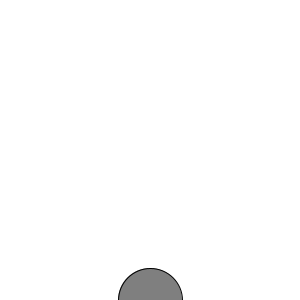
Frame 1 (no input)
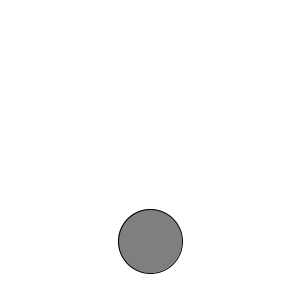
Frame 60 (the mouse pressed at the canvas centre just before this capture)
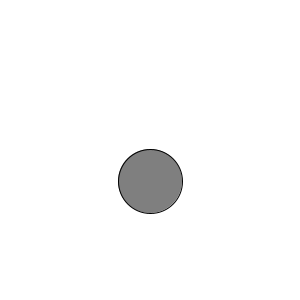
Frame 120 (the mouse held since frame 60 and released just before this capture)

The Processing sketch that drew these frames (run headless with seeded random() and noise(); from frame 60 on, the mouse is pressed at the canvas centre):

// Processing sketch: Defining_a_Class_Part_2__8_3
// ── Defining_a_Class_Part_2__8_3.pde
Bubble b;

void setup(){
  size(300,300);
  b = new Bubble();
}

void draw(){
  background(255);
  b.display();//This dot after b is informally known as DOT SYNTAX
  b.ascend();//This dot after b is informally known as DOT SYNTAX
  //b.top();
}

//We have the beginnings of a program here.

//This program has given us instructions for how to write the class. We now know what functions the class needs to have.
//This is a design question we want to think about while we work on something. 
//It's up to us whether we want to figure out what the object needs to do first, and then write the class to inform that. 
//Or if we want to write the class first, and then figure out what the object needs to do.

//What we've done here is first, write a program that had no functions at all, and had a lot of code inside setup and draw. Then we added functions, so we had variables, initialisation, and a bunch of functions in draw.
//We've now moved that to our next stage, and said "forget about the inner workings of a bubble, how does that even work?"
//We just know how to control a bubble, we know we're going to have a bubble, we're going to have a new bubble, and we're going to apply these three functions to it.

//So, how do we define a class?
//We need to define a class:
//class Bubble{
  //float x;
  //float y;
  //everything about how a bubble works is going to go in here. This is not an actual bubble object, this is just what it means to be a bubble.
  //One thing we know is we have to have a function called ascend, we have to have a function called display, we have to have a function top.
  //That means that inside the class we need to have some functions definitions.
  
  //So let's make a display function.
  //void display(){ //and how is a bubble displayed? As an ellipse.
    //ellipse(x,y,64,64)
  //}
  //This is now a function inside of a class, all bubble objects have the ability to execute this function.
  //Where does the ellipse x and y come from? We need to have an x and a y variable for the bubble class. Let's add them up top.
  //remember, what is an object? It is data+functionality, variables+functions.
  
  //So where are we going to write this class?
  //Well we could write it down in the same page as our main program, but we can actually make a new tab and keep our class in that tab.
  //Let's do that.
//}

// ── Bubble.pde
class Bubble{
  float x;
  float y;
  
//So we know that we didn't write the ascend function and we didn't write the ascend function. If we runs this it works, but the bubble is in the top left.
//Why is that? Where did we say the bubble should begin? We declared the variables at the top of bubble. Should we assign their values there? We could, but we need to do things better...

//Remember we said that b=new Bubble(); 
//is calling something called the CONSTRUCTOR, the constructor is the place where the object is born.
//It's like setup for the object. Just like our program has things that happenen at the beginning, and things that happen over and over again, objects also have things that happen at the beginning, what are their initial settings?
//Is it a blue bubble? Is it a big bubble? Is it a bubble in the middle of the screen? What are those INITIAL CONDITIONS?
//We need to WRITE THAT CONSTRUCTOR. The syntax of a constructor is a little bit odd:
  Bubble(){ //class name, open round bracket, close round bracket, open curly bracket, close curly bracket.
    //So the syntax for the constructor kind of looks like a function. But the thing that's different is that it has no return type.
    //In truth, what is the return type? The return type is actually Bubble. It's returning an object.
    //When our program says b=new Bubble(); it's saying make a new object and store in the variable b. So that's what it's returning.
    //The constructor name must match the class name.
    //So the constructor is where we can INITIALISE things, we do so in between the curly brackets.
    x=width/2;
    y=height;
  }
  
  void ascend(){
    y--; //y=y-1;
  }
  
  void display(){
    fill(127);
    ellipse(x,y,64,64);
  }
}
//So, nwo we see that when we're going to make a bubble we need to add all the variables, the constructor, and the functions we need to call.
//We have the DATA, the CONSTRUCTOR, and the FUNCTIONALITY.

//exercise: add the top function and mkae it so that if the bubble is pressed with the mouse is pops.
